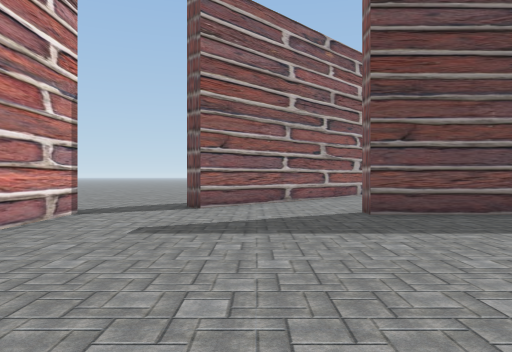
View 1 (above)

17 first-person views from a walk through a 3-D level made in the Unity game engine. The camera is 1.4 m above the floor, looks level and sees 70° across. The floor is counted in squares, 2 m on a side. Each view is taken from the middle of a square. On the plan, view 1 faces up. The plan holds only what a view shows up to about 11 squares ahead; the rest is blank. The place goes on beyond the plan. Some animated figures are left out.

View 2
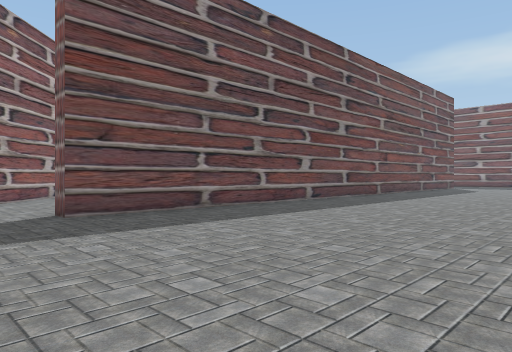

View 3
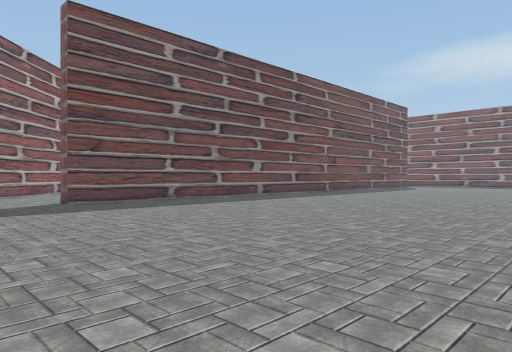

View 4
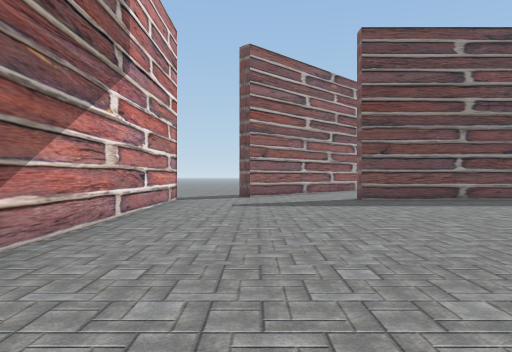

View 5
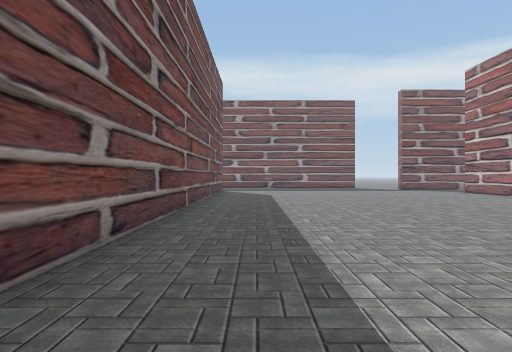

View 6
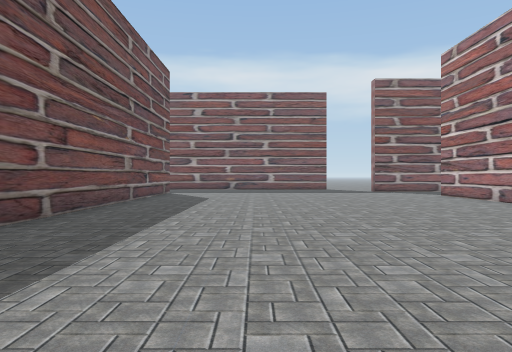

View 7
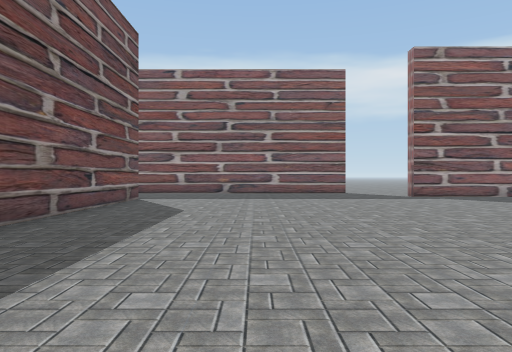

View 8
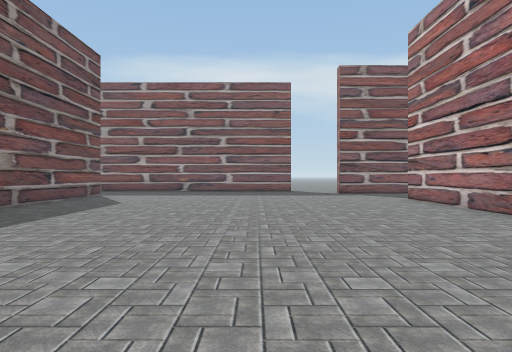

View 9
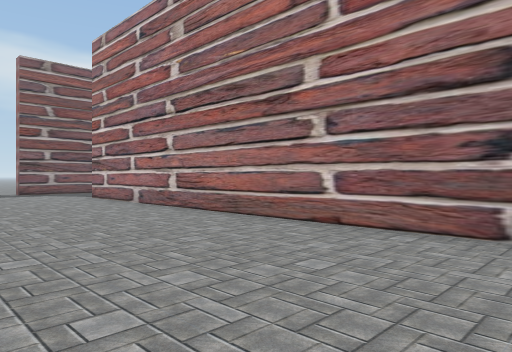

View 10
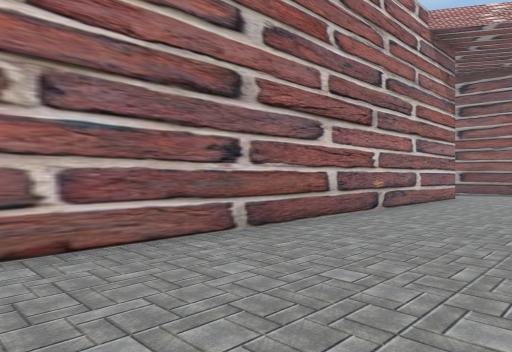

View 11
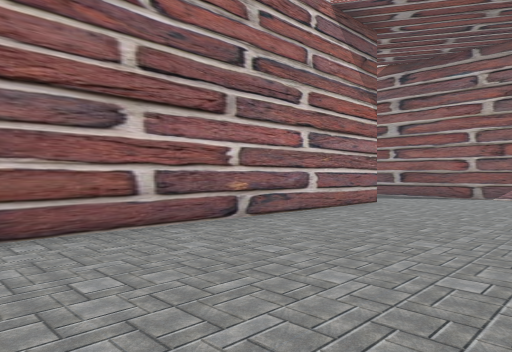

View 12
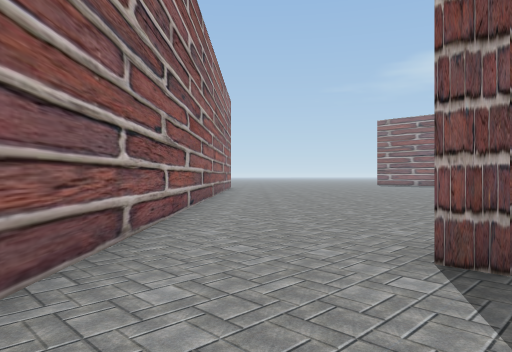

View 13
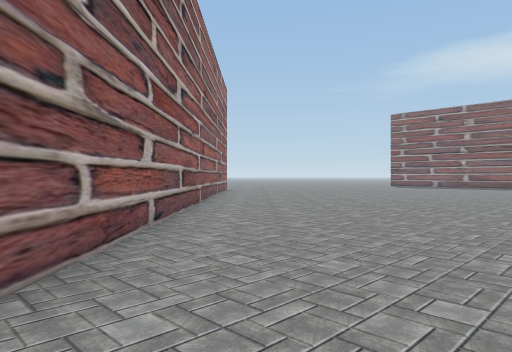

View 14
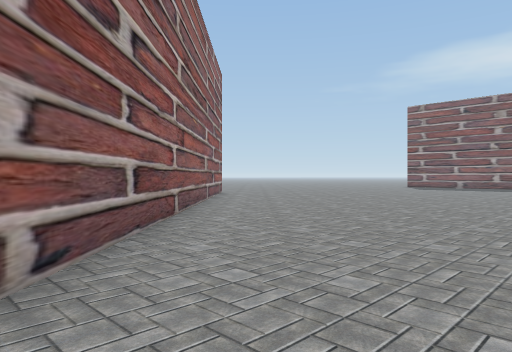

View 15
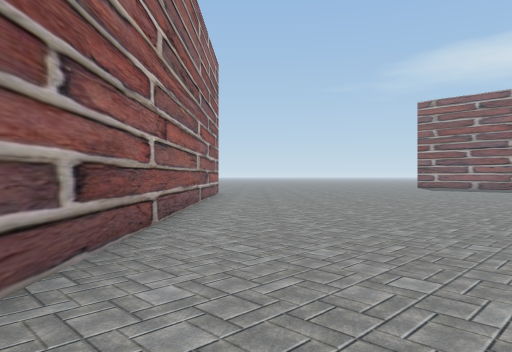

View 16
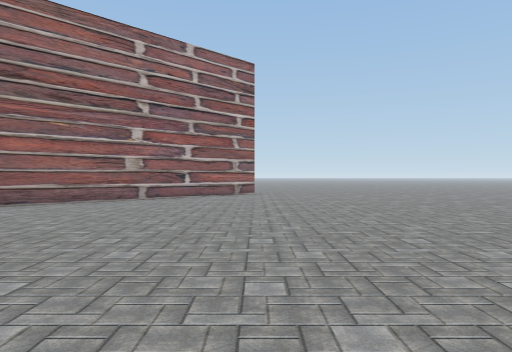

View 17
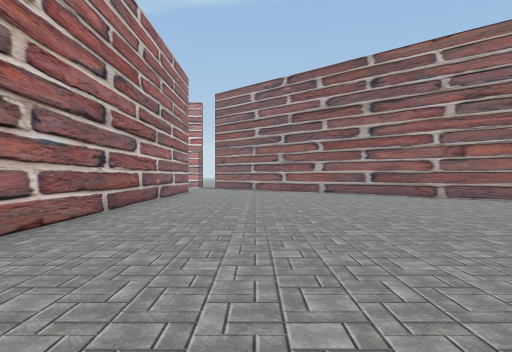

### Floor plan
Points are (right, up) in squares from view 1. A wall is a line through its corners. A room is listed if a view was taken in it or the views show most of it. See-through windows are left out.
Room 1 (views 1, 2, 3, 5, 6, 7, 8, 9, 10, 11, 12, 13)
walls: (-0.1, -3.5) (19.9, -3.5); (0.9, 10) (-1.2, 7.9); (-3.3, 6.9) (-3.3, -2.2); (22, 6.5) (2.1, 6.5) (2.1, 7.1)
ways out: opening at (-2.5, 7.5) to room 2; opening at (-2, -3.3) to room 2; opening at (21, -4) to room 2; opening at (2, 8.3) to room 3; gap at (22, 7) to room 3
Room 2 (view 4)
walls: (-1.2, 7.9) (-1.5, 8.2)
ways out: opening at (-2.5, 7.5) to room 1; opening at (-2, -3.3) to room 1; opening at (21, -4) to room 1
Room 3 (views 14, 15, 16, 17)
walls: (10.4, 19.4) (0.9, 10); (7, 7.1) (13.9, 7.1)
ways out: opening at (2, 8.3) to room 1; gap at (22, 7) to room 1

Where each view was taken, in squares from view 1:
view 1: 0 up, 0 right, facing up
view 2: 0 up, 0 right, facing up-right
view 3: 3 down, 1 left, facing up-right
view 4: 4 down, 1 left, facing up
view 5: 5 up, 5 right, facing right
view 6: 3 up, 7 right, facing right
view 7: 3 up, 11 right, facing right
view 8: 1 up, 9 right, facing right
view 9: 1 up, 8 right, facing down-right
view 10: 0 up, 12 right, facing down-left
view 11: 1 up, 9 right, facing down-left
view 12: 6 up, 1 left, facing up-right
view 13: 8 up, 1 right, facing up-right
view 14: 10 up, 3 right, facing up-right
view 15: 11 up, 4 right, facing up-right
view 16: 8 up, 13 right, facing up
view 17: 10 up, 18 right, facing left
